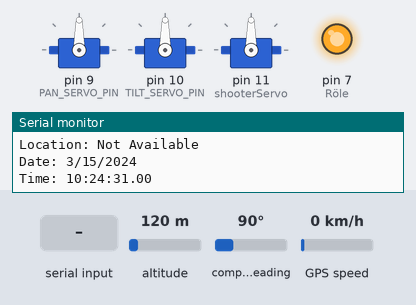
The sketch below on a simulated Arduino Uno, built with avr-gcc and run on an emulated ATmega328P. Parts: 3 × servo, output pins drawn as LEDs (lit = HIGH), the last lines printed to the serial monitor. The test bench sets the inputs (shaded band); at power-on: altitude 120 m, compass heading 90°, GPS speed 0 km/h. The GPS gets a fix after 3 s at 37.7749, -122.4194 with 8 satellites.

Above: at 1.2 s.
1.3 s: "90,45,200\n" received over Serial
At 3.4 s:
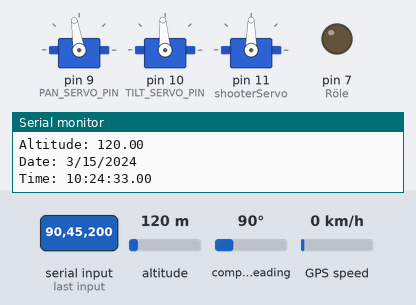
4.5 s: "30,150,10\n" received over Serial
At 7.2 s:
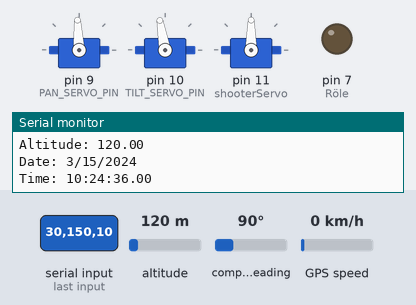
7.6 s: "R\n" received over Serial
At 9.8 s:
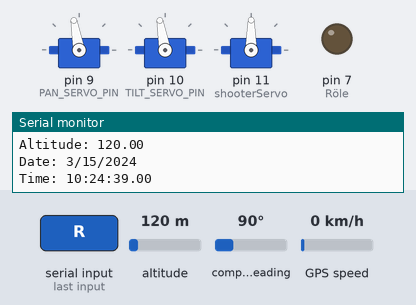
10.7 s: "U\n" received over Serial
At 13.5 s:
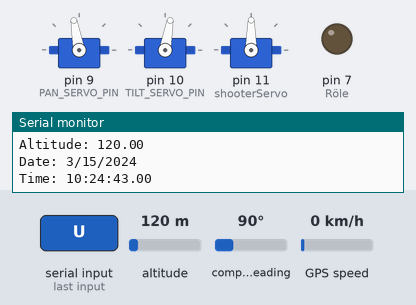
13.8 s: "90,45\n" received over Serial
At 16.1 s:
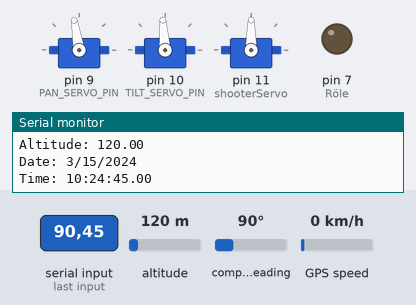
16.9 s: "30,150\n" received over Serial
At 19.9 s:
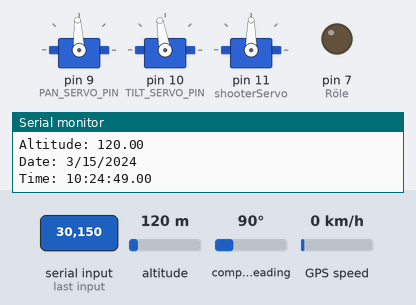
Timing chart, 0 to 21.0 s (numbered marks = the images above; inputs shaded):
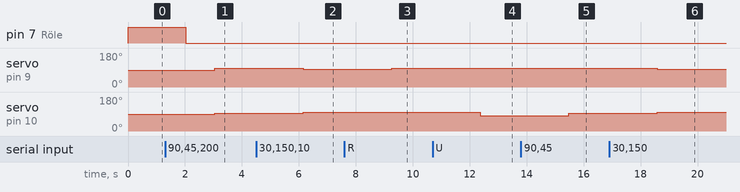

The sketch:

gozcuArduKod.ino
```cpp
#include <Servo.h>
#include <TinyGPS++.h>
#include <SoftwareSerial.h>
// Define servo objects
Servo panServo;  // Left-right movement
Servo tiltServo; // Up-down movement
Servo shooterServo;
// Define servo pins
const int PAN_SERVO_PIN = 9;
const int TILT_SERVO_PIN = 10;

// Define servo center/stop values (for continuous rotation servos)
// These values may need calibration for your specific servos
const int PAN_STOP = 90;  // Value to stop the pan servo
const int TILT_STOP = 90; // Value to stop the tilt servo

// Variables for smooth motion control
int panSpeed = 0;  // Current speed: -10 to +10
int tiltSpeed = 0; // Current speed: -10 to +10

// Maximum speed (deviation from stop value)
const int MAX_SPEED = 10;

// Rate of speed change for acceleration/deceleration
const int ACCEL_RATE = 2;

// Time tracking for smooth updates
unsigned long lastUpdateTime = 0;
const int UPDATE_INTERVAL = 50; // ms between updates
unsigned long lastUpdatedTimeShooter=0;

int RXPin = 2;
int TXPin = 3;
int GPSBaud = 9600;

TinyGPSPlus gps;
SoftwareSerial gpsSerial(RXPin, TXPin);

void setup() {
  gpsSerial.begin(GPSBaud);

  pinMode(7,OUTPUT); //Röle
  digitalWrite(7,HIGH);
  // Initialize servos
  panServo.attach(PAN_SERVO_PIN);
  tiltServo.attach(TILT_SERVO_PIN);
  shooterServo.attach(11);
  // Set servos to center position (stopped)
  panServo.write(PAN_STOP);
  tiltServo.write(TILT_STOP);

  // Start serial communication
  Serial.begin(115200);
  Serial.println("Pan-Tilt System Ready");
}

void loop() {
  // Process commands if available
  unsigned long currentTime = millis();
  if (Serial.available() > 0) {
    String command = Serial.readStringUntil('\n');

    // Parse command format "P,T" where P is pan value (-100 to 100) and T is tilt value (-100 to 100)
    if (command.length() > 2 && command.indexOf(',') > 0) {
      digitalWrite(7,LOW);
      int firstComma = command.indexOf(',');
      int secondComma = command.indexOf(',', firstComma + 1);
      int panValue = command.substring(0, firstComma).toInt();
      int tiltValue = command.substring(firstComma + 1, secondComma).toInt();
      int precision = command.substring(secondComma + 1).toInt();  // new


      // Map received values (-100 to 100) to target speeds (-MAX_SPEED to MAX_SPEED)
      int targetPanSpeed = map(constrain(panValue, -100, 100), -100, 100, MAX_SPEED, -MAX_SPEED);
      int targetTiltSpeed = map(constrain(tiltValue, -100, 100), -100, 100, MAX_SPEED, -MAX_SPEED);

      if(currentTime - lastUpdatedTimeShooter >=3000 && abs(panValue)<20 && precision>=50){

        shooterServo.write(0);
        delay(50);
        shooterServo.write(75);

        lastUpdatedTimeShooter=currentTime;
      }

      // Set target speeds
      setPanSpeed(targetPanSpeed);
      setTiltSpeed(targetTiltSpeed);

      // Acknowledge command
      Serial.print("Set speeds: Pan=");
      Serial.print(targetPanSpeed);
      Serial.print(", Tilt=");
      Serial.println(targetTiltSpeed);
    }
    // Single character commands for testing
    else if (command.length() == 1) {
      char cmd = command.charAt(0);
      switch (cmd) {
        case 'R': setPanSpeed(-MAX_SPEED); break;
        case 'L': setPanSpeed(MAX_SPEED); break;
        case 'U': setTiltSpeed(MAX_SPEED); break;
        case 'D': setTiltSpeed(-MAX_SPEED); break;
        case 'S':
          setPanSpeed(0);
          setTiltSpeed(0);
          break;
      }
    }
  }
  if (gpsSerial.available() > 0)
    if (gps.encode(gpsSerial.read()))
      displayInfo();


  // Update servo positions based on current speeds
  updateServos();

}

void setPanSpeed(int targetSpeed) {
  panSpeed = constrain(targetSpeed, -MAX_SPEED, MAX_SPEED);
}

void setTiltSpeed(int targetSpeed) {
  tiltSpeed = constrain(targetSpeed, -MAX_SPEED, MAX_SPEED);
}

void updateServos( ) {
  // Only update at specified intervals for smoother motion
  unsigned long currentTime = millis();
  if (currentTime - lastUpdateTime >= UPDATE_INTERVAL) {
    // Update pan servo
    panServo.write(PAN_STOP - panSpeed);

    // Update tilt servo
    tiltServo.write(TILT_STOP - tiltSpeed);

    lastUpdateTime = currentTime;
  }

}

void displayInfo()
{
  if (gps.location.isValid())
  {
    Serial.print("Latitude: ");
    Serial.println(gps.location.lat(), 6);
    Serial.print("Longitude: ");
    Serial.println(gps.location.lng(), 6);
    Serial.print("Altitude: ");
    Serial.println(gps.altitude.meters());
  }
  else
  {
    Serial.println("Location: Not Available");
  }

  Serial.print("Date: ");
  if (gps.date.isValid())
  {
    Serial.print(gps.date.month());
    Serial.print("/");
    Serial.print(gps.date.day());
    Serial.print("/");
    Serial.println(gps.date.year());
  }
  else
  {
    Serial.println("Not Available");
  }

  Serial.print("Time: ");
  if (gps.time.isValid())
  {
    if (gps.time.hour() < 10) Serial.print(F("0"));
    Serial.print(gps.time.hour());
    Serial.print(":");
    if (gps.time.minute() < 10) Serial.print(F("0"));
    Serial.print(gps.time.minute());
    Serial.print(":");
    if (gps.time.second() < 10) Serial.print(F("0"));
    Serial.print(gps.time.second());
    Serial.print(".");
    if (gps.time.centisecond() < 10) Serial.print(F("0"));
    Serial.println(gps.time.centisecond());
  }
  else
  {
    Serial.println("Not Available");
  }

  Serial.println();
  Serial.println();
  delay(1000);
}
```

Measured:
- after the input at 1.3 s, pin 7 (Röle): HIGH → LOW after 0.72 s; servo on pin 9 (PAN_SERVO_PIN): 90° → 99° after 1.8 s; servo on pin 10 (TILT_SERVO_PIN): 90° → 94° after 1.8 s
- after the input at 4.5 s, servo on pin 9 (PAN_SERVO_PIN): 99° → 93° after 1.7 s; servo on pin 10 (TILT_SERVO_PIN): 94° → 100° after 1.7 s
- after the input at 7.6 s, servo on pin 9 (PAN_SERVO_PIN): 93° → 100° after 1.7 s
- after the input at 10.7 s, servo on pin 10 (TILT_SERVO_PIN): 100° → 80° after 1.7 s
- after the input at 13.8 s, servo on pin 9 (PAN_SERVO_PIN): 100° → 99° after 1.7 s; servo on pin 10 (TILT_SERVO_PIN): 80° → 94° after 1.7 s
- after the input at 16.9 s, servo on pin 9 (PAN_SERVO_PIN): 99° → 93° after 1.7 s; servo on pin 10 (TILT_SERVO_PIN): 94° → 100° after 1.7 s
